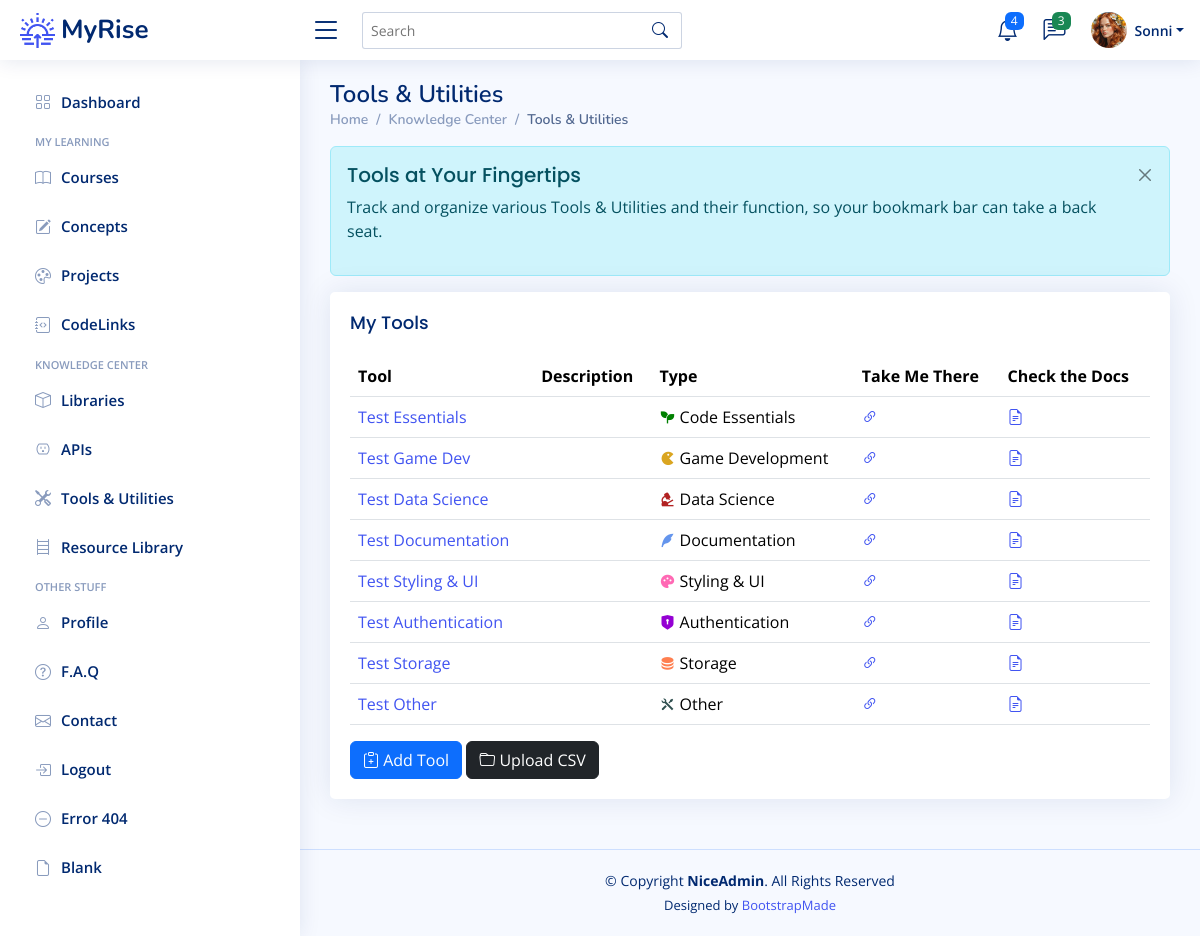
/tools (signed in), run on an earlier commit of the app's database.
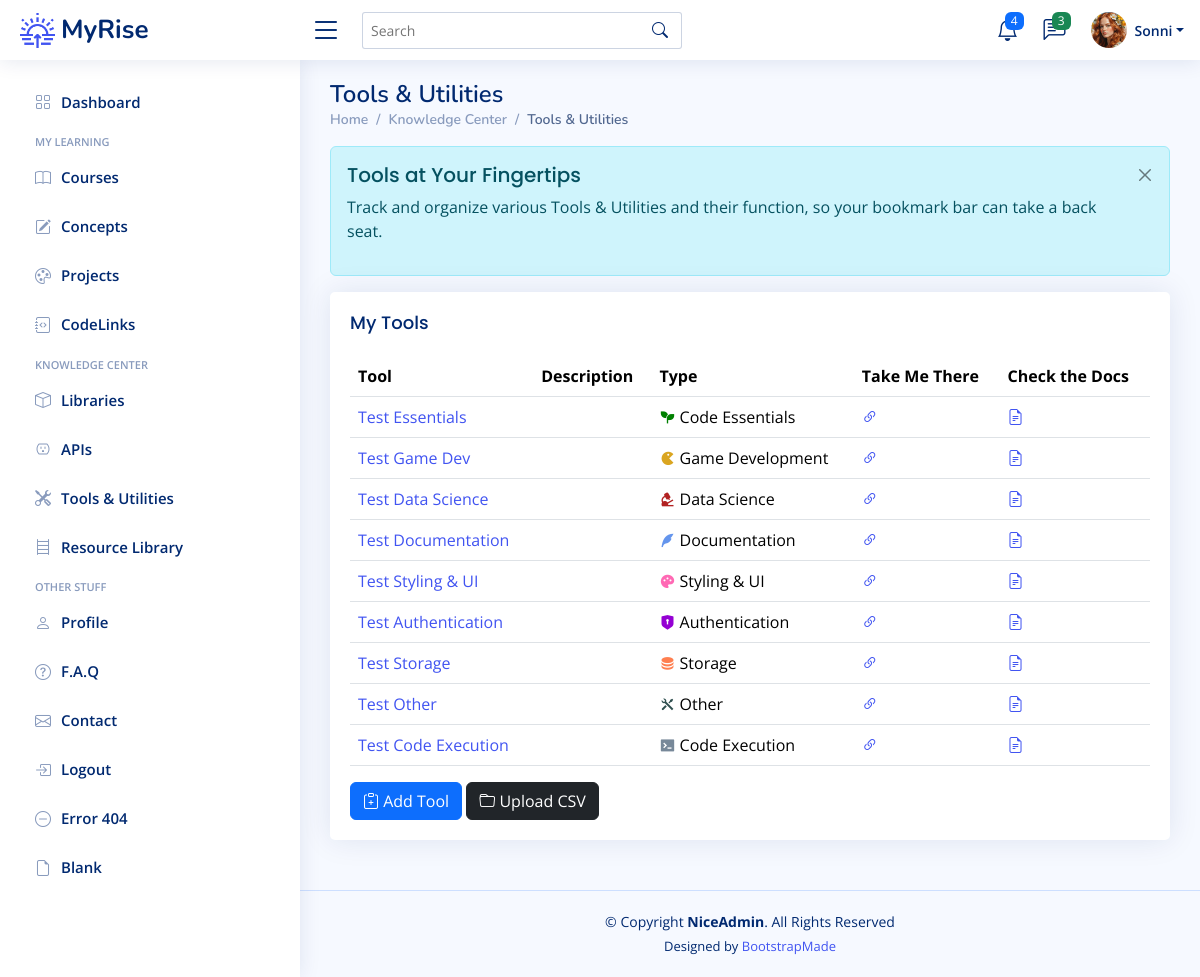
And on a later commit of the database.
### app/models.py (models this page shows)
class User(UserMixin, db.Model):
    __tablename__ = "users"
    id: Mapped[int] = mapped_column(Integer, primary_key=True)
    email: Mapped[str] = mapped_column(String(100), unique=True)
    password: Mapped[str] = mapped_column(String(250))
    name: Mapped[str] = mapped_column(String(1000))
    display_name: Mapped[str] = mapped_column(String(1000))
    last_called_repos: Mapped[Optional[datetime.datetime]] = mapped_column(DateTime())
    latest_etag_repos: Mapped[str] = mapped_column(String(250), nullable=True)
    projects: Mapped[List["Project"]] = relationship(back_populates="user")
    events: Mapped[List["Event"]] = relationship(back_populates="user")
    courses: Mapped[List["Course"]] = relationship(back_populates="user")
    libraries: Mapped[List["Library"]] = relationship(back_populates="user")
    apis: Mapped[List["API"]] = relationship(back_populates="user")
    tools: Mapped[List["Tool"]] = relationship(back_populates="user")
    resources: Mapped[List["Resource"]] = relationship(back_populates="user")
    repos: Mapped[List["Repository"]] = relationship(back_populates="user")
    codelinks: Mapped[List["CodeLink"]] = relationship(back_populates="user")
    concepts: Mapped[List["Concept"]] = relationship('Concept', secondary=user_concept, backref='user')

class Tool(db.Model):
    __tablename__ = "tools"
    id: Mapped[int] = mapped_column(Integer, primary_key=True)
    name: Mapped[str] = mapped_column(String(100), nullable=False)
    description: Mapped[str] = mapped_column(Text, nullable=True)
    type: Mapped[str] = mapped_column(String(100), nullable=True)
    url: Mapped[str] = mapped_column(String(250), nullable=True)
    doc_link: Mapped[str] = mapped_column(String(250), nullable=True)
    date_added: Mapped[datetime.date] = mapped_column(Date, nullable=False)
    concepts: Mapped[List["Concept"]] = relationship('Concept', secondary=tool_concept, backref='tools')
    user_id: Mapped[int] = mapped_column(Integer, ForeignKey(User.id), index=True)
    user: Mapped["User"] = relationship(back_populates="tools")

### app/routes.py (the view)
@app.route('/tools')
@login_required
def tools_page():
    get_tools = db.session.execute(db.select(Tool).filter_by(user_id=current_user.id)).scalars().all()
    tools = [tool for tool in get_tools]
    return render_template('tools.html', tools=tools, badge=tool_categories)

### app/models.py (called while the page is built)
@login_manager.user_loader
def load_user(user_id):
    return db.get_or_404(User, user_id)

### app/templates/tools.html (shortened to what this page needs)
{% extends 'base.html' %}
{% from 'bootstrap5/form.html' import render_form %}
{% block content %}
	<main id="main" class="main">
    <div class="pagetitle">
      <h1>Tools & Utilities</h1>
      <nav>
        <ol class="breadcrumb">
          <li class="breadcrumb-item"><a href="index.html">Home</a></li>
          <li class="breadcrumb-item">Knowledge Center</li>
          <li class="breadcrumb-item active">Tools & Utilities</li>
        </ol>
      </nav>
    </div>
	<div class="alert alert-info  alert-dismissible fade show" role="alert">
		<h4 class="alert-heading">Tools at Your Fingertips</h4>
		<p>Track and organize various Tools & Utilities and their function, so your bookmark bar can take a back seat.</p>
		<button type="button" class="btn-close" data-bs-dismiss="alert" aria-label="Close"></button>
	  </div>
	 <div class="card">
		<div class="card-body">
		  <h5 class="card-title">My Tools</h5>
		  <table class="table table-hover">
			<thead>
			  <tr>
				<th scope="col">Tool</th>
				<th scope="col">Description</th>
			  	<th scope="col">Type</th>
				<th scope="col">Take Me There</th>
				<th scope="col">Check the Docs</th>
			  </tr>
			</thead>
			<tbody>
			{% for tool in tools %}
			{% set ttype = badge[tool.type] %}
			  <tr>
			  	<td><a href="{{ url_for('tool_detail', num=tool.id) }}"> {{ tool.name }}</a></td>
				<td>{{ tool.description }}</td>
				<td><i class="{{ ttype[2] }}" style="color: {{ttype[1]}}"></i> {{ ttype[0] }}</td>
				<td><a href="{{ tool.url }}" target="_blank"><i class="bi bi-link-45deg"></i></a></td>
			    <td><a href="{{ tool.doc_link }}" target="_blank"><i class="bi bi-file-earmark-text"></i></a></td>
			  </tr>
			{% endfor %}
			</tbody>
		  </table>
			<a href="{{ url_for('add_new_tool') }}">
		  <button type="button" class="btn btn-primary"><i class="bi bi-clipboard-plus"></i> Add Tool</button>
			</a>
			<a href="{{ url_for('import_tools') }}">
		  <button type="button" class="btn btn-dark"><i class="bi bi-folder"></i> Upload CSV</button>
			</a>
		</div>
	 </div>
	</main>
{% endblock %}

### app/templates/base.html (shortened to what this page needs)
<!doctype html>
<html lang="en">
  <head>
	  {% block styling %}
		<link href="https://cdn.jsdelivr.net/npm/bootstrap@5.3.3/dist/css/bootstrap.min.css" rel="stylesheet">
	  	<link href="{{ url_for('static', filename='vendor/bootstrap/css/bootstrap.min.css') }}" rel="stylesheet">
	  	<link href="{{ url_for('static', filename='vendor/bootstrap-icons/bootstrap-icons.css') }}" rel="stylesheet">
	  	<link href="{{ url_for('static', filename='vendor/boxicons/css/boxicons.min.css') }}" rel="stylesheet">
	  	<link href="{{ url_for('static', filename='vendor/quill/quill.snow.css') }}" rel="stylesheet">
	  	<link href="{{ url_for('static', filename='vendor/quill/quill.bubble.css') }}" rel="stylesheet">
	  	<link href="{{ url_for('static', filename='vendor/remixicon/remixicon.css') }}" rel="stylesheet">
	  	<link href="{{ url_for('static', filename='vendor/simple-datatables/style.css') }}" rel="stylesheet">
	  	<link href="{{ url_for('static', filename='css/style.css' ) }}" rel="stylesheet">
    	{% endblock %}
  </head>
  <body>
  	{% include "heading.html" %}
    {% block content %}{% endblock %}
	{% include 'footer.html' %}
  </body>
</html>

### app/templates/heading.html (shortened to what this page needs)
{% from 'bootstrap5/nav.html' import render_nav_item %}
{% from 'bootstrap5/form.html' import render_form %}
  <header id="header" class="header fixed-top d-flex align-items-center">
    <div class="d-flex align-items-center justify-content-between">
      <a href="{{ url_for('home') }}" class="logo d-flex align-items-center">
        <img src="{{ url_for('static', filename='img/logo.png') }}" alt="sun-rise">
        <span class="d-none d-lg-block">MyRise</span>
      </a>
      <i class="bi bi-list toggle-sidebar-btn"></i>
    </div>
    <div class="search-bar">
      <form class="search-form d-flex align-items-center" method="POST" action="#">
        <input type="text" name="query" placeholder="Search" title="Enter search keyword">
        <button type="submit" title="Search"><i class="bi bi-search"></i></button>
      </form>
    </div>
    <nav class="header-nav ms-auto">
      <ul class="d-flex align-items-center">
        <li class="nav-item dropdown">
          <a class="nav-link nav-icon" href="#" data-bs-toggle="dropdown">
            <i class="bi bi-bell"></i>
            <span class="badge bg-primary badge-number">4</span>
          </a>
        </li>
        <li class="nav-item dropdown">
          <a class="nav-link nav-icon" href="#" data-bs-toggle="dropdown">
            <i class="bi bi-chat-left-text"></i>
            <span class="badge bg-success badge-number">3</span>
          </a>
        </li>
        <li class="nav-item dropdown pe-3">
          <a class="nav-link nav-profile d-flex align-items-center pe-0" href="#" data-bs-toggle="dropdown">
            <img src="{{ url_for('static', filename='img/profile-img.png') }}" alt="Profile" class="rounded-circle">
            <span class="d-none d-md-block dropdown-toggle ps-2">{{ current_user.display_name }}</span>
          </a>
        </li>
      </ul>
    </nav>
  </header>
  <aside id="sidebar" class="sidebar">
    <ul class="sidebar-nav" id="sidebar-nav">
      <li class="nav-item">
        <a class="nav-link collapsed" href="{{ url_for('home') }}">
          <i class="bi bi-grid"></i>
          <span>Dashboard</span>
        </a>
      </li>
<li class="nav-heading">My Learning</li>
	  <li class="nav-item">
        <a class="nav-link collapsed" href="{{ url_for('courses_page') }}">
          <i class="bi bi-book"></i>
          <span>Courses</span>
        </a>
      </li>
	  <li class="nav-item">
        <a class="nav-link collapsed" href="{{ url_for('concepts_page') }}">
          <i class="bi bi-pencil-square"></i>
          <span>Concepts</span>
        </a>
      </li>
	  <li class="nav-item">
        <a class="nav-link collapsed" href="{{ url_for('projects_page') }}">
          <i class="bi bi-palette"></i>
          <span>Projects</span>
        </a>
      </li>
	  <li class="nav-item">
        <a class="nav-link collapsed" href="{{ url_for('codelinks_page') }}">
          <i class="bi bi-journal-code"></i>
          <span>CodeLinks</span>
        </a>
      </li>
<li class="nav-heading">Knowledge Center</li>
	  <li class="nav-item">
        <a class="nav-link collapsed" href="{{ url_for('libraries_page') }}">
          <i class="bi bi-box"></i>
          <span>Libraries</span>
        </a>
      </li>
	  <li class="nav-item">
        <a class="nav-link collapsed" href="{{ url_for('apis_page') }}">
          <i class="bi bi-outlet"></i>
          <span>APIs</span>
        </a>
      </li>
	  <li class="nav-item">
        <a class="nav-link collapsed" href="{{ url_for('tools_page') }}">
          <i class="bi bi-tools"></i>
          <span>Tools & Utilities</span>
        </a>
      </li>
	  <li class="nav-item">
        <a class="nav-link collapsed" href="{{ url_for('resources_page') }}">
          <i class="bi bi-bookshelf"></i>
          <span>Resource Library</span>
        </a>
      </li>
	<li class="nav-heading">Other Stuff</li>
      <li class="nav-item">
        <a class="nav-link collapsed" href="{{ url_for('profile') }}">
          <i class="bi bi-person"></i>
          <span>Profile</span>
        </a>
      </li>
      <li class="nav-item">
        <a class="nav-link collapsed" href="{{ url_for('faq') }}">
          <i class="bi bi-question-circle"></i>
          <span>F.A.Q</span>
        </a>
	  </li>
      <li class="nav-item">
        <a class="nav-link collapsed" href="{{ url_for('contact') }}">
          <i class="bi bi-envelope"></i>
          <span>Contact</span>
        </a>
      </li>
	{% if not current_user.is_authenticated %}
      <li class="nav-item">
        <a class="nav-link collapsed" href="{{ url_for('register') }}">
          <i class="bi bi-card-list"></i>
          <span>Register</span>
        </a>
      </li>
      <li class="nav-item">
        <a class="nav-link collapsed" href="{{ url_for('login') }}">
          <i class="bi bi-box-arrow-in-right"></i>
          <span>Login</span>
        </a>
      </li>
	{% else %}
		<li class="nav-item">
        <a class="nav-link collapsed" href="{{ url_for('logout') }}">
          <i class="bi bi-box-arrow-in-right"></i>
          <span>Logout</span>
        </a>
      </li>
	{% endif %}
      <li class="nav-item">
        <a class="nav-link collapsed" href="pages-error-404.html">
          <i class="bi bi-dash-circle"></i>
          <span>Error 404</span>
        </a>
      </li>
      <li class="nav-item">
        <a class="nav-link collapsed" href="pages-blank.html">
          <i class="bi bi-file-earmark"></i>
          <span>Blank</span>
        </a>
      </li>
    </ul>
  </aside>

### app/templates/footer.html
  <footer id="footer" class="footer">
    <div class="copyright">
      &copy; Copyright <strong><span>NiceAdmin</span></strong>. All Rights Reserved
    </div>
    <div class="credits">
      Designed by <a href="https://bootstrapmade.com/">BootstrapMade</a>
    </div>
  </footer>

### app/static/css/style.css (style rules this page uses)
:root { scroll-behavior: smooth; }
body { font-family: "Open Sans", sans-serif; background: #f6f9ff; color: #444444; }
a { color: #4154f1; text-decoration: none; }
h1, h2, h3, h4, h5, h6 { font-family: "Nunito", sans-serif; }
#main { margin-top: 60px; padding: 20px 30px; transition: all 0.3s; }
.pagetitle { margin-bottom: 10px; }
.pagetitle h1 { font-size: 24px; margin-bottom: 0; font-weight: 600; color: #012970; }
.card { margin-bottom: 30px; border: none; border-radius: 5px; box-shadow: 0px 0 30px rgba(1, 41, 112, 0.1); }
.card-title { padding: 20px 0 15px 0; font-size: 18px; font-weight: 500; color: #012970; font-family: "Poppins", sans-serif; }
.card-body { padding: 0 20px 20px 20px; }
.alert-heading { font-weight: 500; font-family: "Poppins", sans-serif; font-size: 20px; }
.btn-close { background-size: 25%; }
.breadcrumb { font-size: 14px; font-family: "Nunito", sans-serif; color: #899bbd; font-weight: 600; }
.breadcrumb a { color: #899bbd; transition: 0.3s; }
.breadcrumb .breadcrumb-item::before { color: #899bbd; }
.breadcrumb .active { color: #51678f; font-weight: 600; }
.logo { line-height: 1; }
@media (min-width: 1200px) { .logo { width: 280px; } }
.logo img { max-height: 35px; margin-right: 6px; }
.logo span { font-size: 26px; font-weight: 700; color: #012970; font-family: "Nunito", sans-serif; }
.header { transition: all 0.5s; z-index: 997; height: 60px; box-shadow: 0px 2px 20px rgba(1, 41, 112, 0.1); background-color: #fff; padding-left: 20px; }
.header .toggle-sidebar-btn { font-size: 32px; padding-left: 10px; cursor: pointer; color: #012970; }
.header .search-bar { min-width: 360px; padding: 0 20px; }
.header .search-form { width: 100%; }
.header .search-form input { border: 0; font-size: 14px; color: #012970; border: 1px solid rgba(1, 41, 112, 0.2); padding: 7px 38px 7px 8px; border-radius: 3px; transition: 0.3s; width: 100%; }
.header .search-form button { border: 0; padding: 0; margin-left: -30px; background: none; }
.header .search-form button i { color: #012970; }
.header-nav ul { list-style: none; }
.header-nav>ul { margin: 0; padding: 0; }
.header-nav .nav-icon { font-size: 22px; color: #012970; margin-right: 25px; position: relative; }
.header-nav .nav-profile { color: #012970; }
.header-nav .nav-profile img { max-height: 36px; }
.header-nav .nav-profile span { font-size: 14px; font-weight: 600; }
.header-nav .badge-number { position: absolute; inset: -2px -5px auto auto; font-weight: normal; font-size: 12px; padding: 3px 6px; }
.sidebar { position: fixed; top: 60px; left: 0; bottom: 0; width: 300px; z-index: 996; transition: all 0.3s; padding: 20px; overflow-y: auto; scrollbar-width: thin; scrollbar-color: #aab7cf transparent; box-shadow: 0px 0px 20px rgba(1, 41, 112, 0.1); background-color: #fff; }
@media (min-width: 1200px) { #main, #footer { margin-left: 300px; } }
.sidebar-nav { padding: 0; margin: 0; list-style: none; }
.sidebar-nav li { padding: 0; margin: 0; list-style: none; }
.sidebar-nav .nav-item { margin-bottom: 5px; }
.sidebar-nav .nav-heading { font-size: 11px; text-transform: uppercase; color: #899bbd; font-weight: 600; margin: 10px 0 5px 15px; }
.sidebar-nav .nav-link { display: flex; align-items: center; font-size: 15px; font-weight: 600; color: #4154f1; transition: 0.3; background: #f6f9ff; padding: 10px 15px; border-radius: 4px; }
.sidebar-nav .nav-link i { font-size: 16px; margin-right: 10px; color: #4154f1; }
.sidebar-nav .nav-link.collapsed { color: #012970; background: #fff; }
.sidebar-nav .nav-link.collapsed i { color: #899bbd; }
.footer { padding: 20px 0; font-size: 14px; transition: all 0.3s; border-top: 1px solid #cddfff; }
.footer .copyright { text-align: center; color: #012970; }
.footer .credits { padding-top: 5px; text-align: center; font-size: 13px; color: #012970; }

What changed in the data, as far as the page shows it:
added Tool: name "Test Code Execution", ttype "Code Execution"
